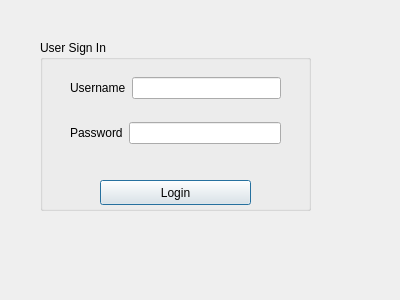
<?xml version="1.0" encoding="UTF-8"?>
<ui version="4.0">
 <class>login</class>
 <widget class="QDialog" name="login">
  <property name="geometry">
   <rect>
    <x>0</x>
    <y>0</y>
    <width>400</width>
    <height>300</height>
   </rect>
  </property>
  <property name="windowTitle">
   <string>Dialog</string>
  </property>
  <widget class="QGroupBox" name="groupBox">
   <property name="geometry">
    <rect>
     <x>40</x>
     <y>40</y>
     <width>271</width>
     <height>171</height>
    </rect>
   </property>
   <property name="title">
    <string>User Sign In </string>
   </property>
   <widget class="QPushButton" name="pushButton_login">
    <property name="geometry">
     <rect>
      <x>60</x>
      <y>140</y>
      <width>151</width>
      <height>25</height>
     </rect>
    </property>
    <property name="text">
     <string>Login</string>
    </property>
   </widget>
   <widget class="QWidget" name="">
    <property name="geometry">
     <rect>
      <x>30</x>
      <y>20</y>
      <width>211</width>
      <height>101</height>
     </rect>
    </property>
    <layout class="QVBoxLayout" name="verticalLayout">
     <item>
      <layout class="QHBoxLayout" name="horizontalLayout_2">
       <item>
        <widget class="QLabel" name="label">
         <property name="text">
          <string>Username</string>
         </property>
        </widget>
       </item>
       <item>
        <widget class="QLineEdit" name="lineEdit_username"/>
       </item>
      </layout>
     </item>
     <item>
      <layout class="QHBoxLayout" name="horizontalLayout">
       <item>
        <widget class="QLabel" name="label_2">
         <property name="text">
          <string>Password</string>
         </property>
        </widget>
       </item>
       <item>
        <widget class="QLineEdit" name="lineEdit_2_password"/>
       </item>
      </layout>
     </item>
    </layout>
   </widget>
  </widget>
 </widget>
 <resources/>
 <connections/>
</ui>
